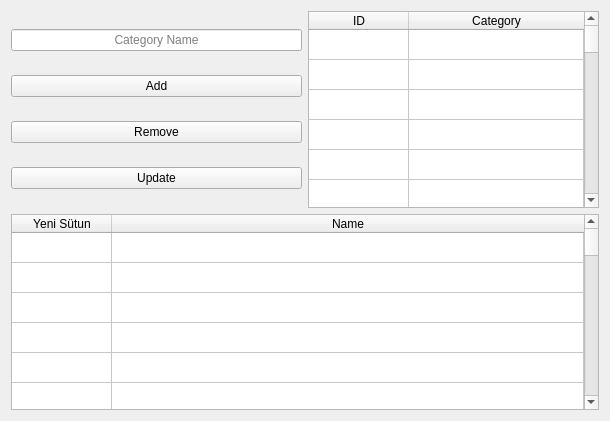
<?xml version="1.0" encoding="UTF-8"?>
<ui version="4.0">
 <class>Form</class>
 <widget class="QWidget" name="Form">
  <property name="geometry">
   <rect>
    <x>0</x>
    <y>0</y>
    <width>610</width>
    <height>421</height>
   </rect>
  </property>
  <property name="windowTitle">
   <string>Form</string>
  </property>
  <layout class="QGridLayout" name="gridLayout_2">
   <item row="0" column="0">
    <layout class="QGridLayout" name="gridLayout">
     <item row="0" column="0">
      <widget class="QLineEdit" name="lineEdit_name">
       <property name="text">
        <string/>
       </property>
       <property name="alignment">
        <set>Qt::AlignCenter</set>
       </property>
       <property name="placeholderText">
        <string>Category Name</string>
       </property>
      </widget>
     </item>
     <item row="1" column="0">
      <widget class="QPushButton" name="pushButton_add">
       <property name="text">
        <string>Add</string>
       </property>
      </widget>
     </item>
     <item row="2" column="0">
      <widget class="QPushButton" name="pushButton_rm">
       <property name="text">
        <string>Remove</string>
       </property>
      </widget>
     </item>
     <item row="3" column="0">
      <widget class="QPushButton" name="pushButton_upd">
       <property name="text">
        <string>Update</string>
       </property>
      </widget>
     </item>
    </layout>
   </item>
   <item row="0" column="1">
    <widget class="QTableWidget" name="tableWidget_home">
     <property name="sizePolicy">
      <sizepolicy hsizetype="Expanding" vsizetype="Expanding">
       <horstretch>0</horstretch>
       <verstretch>0</verstretch>
      </sizepolicy>
     </property>
     <property name="contextMenuPolicy">
      <enum>Qt::DefaultContextMenu</enum>
     </property>
     <property name="acceptDrops">
      <bool>false</bool>
     </property>
     <property name="layoutDirection">
      <enum>Qt::LeftToRight</enum>
     </property>
     <property name="autoFillBackground">
      <bool>false</bool>
     </property>
     <property name="frameShape">
      <enum>QFrame::StyledPanel</enum>
     </property>
     <property name="horizontalScrollBarPolicy">
      <enum>Qt::ScrollBarAsNeeded</enum>
     </property>
     <property name="sizeAdjustPolicy">
      <enum>QAbstractScrollArea::AdjustIgnored</enum>
     </property>
     <property name="autoScroll">
      <bool>true</bool>
     </property>
     <property name="editTriggers">
      <set>QAbstractItemView::NoEditTriggers</set>
     </property>
     <property name="tabKeyNavigation">
      <bool>true</bool>
     </property>
     <property name="dragEnabled">
      <bool>false</bool>
     </property>
     <property name="dragDropOverwriteMode">
      <bool>true</bool>
     </property>
     <property name="dragDropMode">
      <enum>QAbstractItemView::NoDragDrop</enum>
     </property>
     <property name="defaultDropAction">
      <enum>Qt::IgnoreAction</enum>
     </property>
     <property name="alternatingRowColors">
      <bool>false</bool>
     </property>
     <property name="selectionMode">
      <enum>QAbstractItemView::SingleSelection</enum>
     </property>
     <property name="selectionBehavior">
      <enum>QAbstractItemView::SelectRows</enum>
     </property>
     <property name="textElideMode">
      <enum>Qt::ElideRight</enum>
     </property>
     <property name="verticalScrollMode">
      <enum>QAbstractItemView::ScrollPerItem</enum>
     </property>
     <property name="showGrid">
      <bool>true</bool>
     </property>
     <property name="gridStyle">
      <enum>Qt::SolidLine</enum>
     </property>
     <property name="sortingEnabled">
      <bool>false</bool>
     </property>
     <property name="wordWrap">
      <bool>false</bool>
     </property>
     <property name="rowCount">
      <number>100</number>
     </property>
     <attribute name="horizontalHeaderCascadingSectionResizes">
      <bool>false</bool>
     </attribute>
     <attribute name="horizontalHeaderShowSortIndicator" stdset="0">
      <bool>false</bool>
     </attribute>
     <attribute name="horizontalHeaderStretchLastSection">
      <bool>true</bool>
     </attribute>
     <attribute name="verticalHeaderVisible">
      <bool>false</bool>
     </attribute>
     <attribute name="verticalHeaderCascadingSectionResizes">
      <bool>false</bool>
     </attribute>
     <attribute name="verticalHeaderShowSortIndicator" stdset="0">
      <bool>false</bool>
     </attribute>
     <attribute name="verticalHeaderStretchLastSection">
      <bool>false</bool>
     </attribute>
     <row/>
     <row/>
     <row/>
     <row/>
     <row/>
     <row/>
     <row/>
     <row/>
     <row/>
     <row/>
     <row/>
     <row/>
     <row/>
     <row/>
     <row/>
     <row/>
     <row/>
     <row/>
     <row/>
     <row/>
     <row/>
     <row/>
     <row/>
     <row/>
     <row/>
     <row/>
     <row/>
     <row/>
     <row/>
     <row/>
     <row/>
     <row/>
     <row/>
     <row/>
     <row/>
     <row/>
     <row/>
     <row/>
     <row/>
     <row/>
     <row/>
     <row/>
     <row/>
     <row/>
     <row/>
     <row/>
     <row/>
     <row/>
     <row/>
     <row/>
     <row/>
     <row/>
     <row/>
     <row/>
     <row/>
     <row/>
     <row/>
     <row/>
     <row/>
     <row/>
     <row/>
     <row/>
     <row/>
     <row/>
     <row/>
     <row/>
     <row/>
     <row/>
     <row/>
     <row/>
     <row/>
     <row/>
     <row/>
     <row/>
     <row/>
     <row/>
     <row/>
     <row/>
     <row/>
     <row/>
     <row/>
     <row/>
     <row/>
     <row/>
     <row/>
     <row/>
     <row/>
     <row/>
     <row/>
     <row/>
     <row/>
     <row/>
     <row/>
     <row/>
     <row/>
     <row/>
     <row/>
     <row/>
     <row/>
     <row/>
     <column>
      <property name="text">
       <string>ID</string>
      </property>
      <property name="textAlignment">
       <set>AlignCenter</set>
      </property>
      <property name="background">
       <color>
        <red>192</red>
        <green>191</green>
        <blue>188</blue>
       </color>
      </property>
     </column>
     <column>
      <property name="text">
       <string>Category</string>
      </property>
      <property name="textAlignment">
       <set>AlignCenter</set>
      </property>
      <property name="background">
       <color>
        <red>192</red>
        <green>191</green>
        <blue>188</blue>
       </color>
      </property>
     </column>
    </widget>
   </item>
   <item row="1" column="0" colspan="2">
    <widget class="QTableWidget" name="tableWidget_backup">
     <property name="sizePolicy">
      <sizepolicy hsizetype="Expanding" vsizetype="Expanding">
       <horstretch>0</horstretch>
       <verstretch>0</verstretch>
      </sizepolicy>
     </property>
     <property name="sizeAdjustPolicy">
      <enum>QAbstractScrollArea::AdjustIgnored</enum>
     </property>
     <property name="selectionMode">
      <enum>QAbstractItemView::NoSelection</enum>
     </property>
     <property name="selectionBehavior">
      <enum>QAbstractItemView::SelectRows</enum>
     </property>
     <property name="textElideMode">
      <enum>Qt::ElideRight</enum>
     </property>
     <property name="verticalScrollMode">
      <enum>QAbstractItemView::ScrollPerItem</enum>
     </property>
     <property name="rowCount">
      <number>100</number>
     </property>
     <attribute name="horizontalHeaderStretchLastSection">
      <bool>true</bool>
     </attribute>
     <attribute name="verticalHeaderVisible">
      <bool>false</bool>
     </attribute>
     <attribute name="verticalHeaderCascadingSectionResizes">
      <bool>false</bool>
     </attribute>
     <row/>
     <row/>
     <row/>
     <row/>
     <row/>
     <row/>
     <row/>
     <row/>
     <row/>
     <row/>
     <row/>
     <row/>
     <row/>
     <row/>
     <row/>
     <row/>
     <row/>
     <row/>
     <row/>
     <row/>
     <row/>
     <row/>
     <row/>
     <row/>
     <row/>
     <row/>
     <row/>
     <row/>
     <row/>
     <row/>
     <row/>
     <row/>
     <row/>
     <row/>
     <row/>
     <row/>
     <row/>
     <row/>
     <row/>
     <row/>
     <row/>
     <row/>
     <row/>
     <row/>
     <row/>
     <row/>
     <row/>
     <row/>
     <row/>
     <row/>
     <row/>
     <row/>
     <row/>
     <row/>
     <row/>
     <row/>
     <row/>
     <row/>
     <row/>
     <row/>
     <row/>
     <row/>
     <row/>
     <row/>
     <row/>
     <row/>
     <row/>
     <row/>
     <row/>
     <row/>
     <row/>
     <row/>
     <row/>
     <row/>
     <row/>
     <row/>
     <row/>
     <row/>
     <row/>
     <row/>
     <row/>
     <row/>
     <row/>
     <row/>
     <row/>
     <row/>
     <row/>
     <row/>
     <row/>
     <row/>
     <row/>
     <row/>
     <row/>
     <row/>
     <row/>
     <row/>
     <row/>
     <row/>
     <row/>
     <row/>
     <column>
      <property name="text">
       <string>Yeni Sütun</string>
      </property>
     </column>
     <column>
      <property name="text">
       <string>Name</string>
      </property>
     </column>
    </widget>
   </item>
  </layout>
 </widget>
 <resources/>
 <connections/>
</ui>
